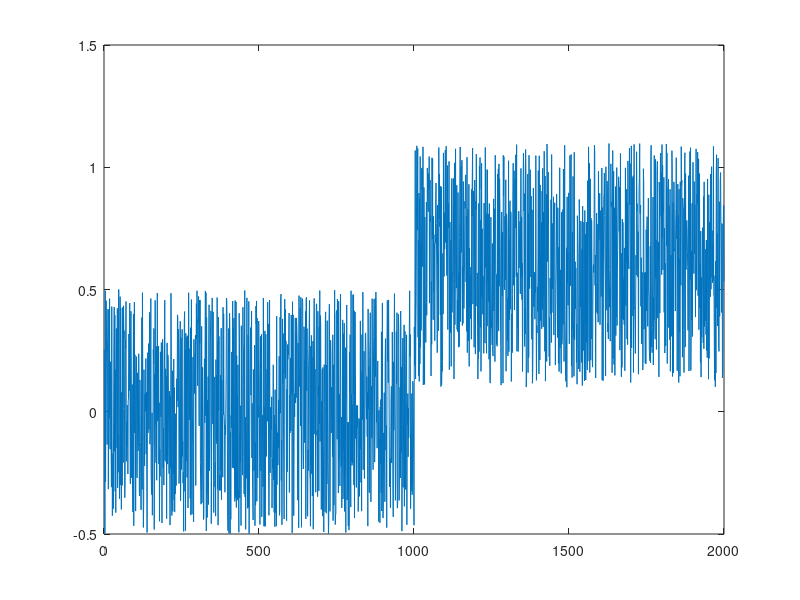

The MATLAB source for this figure:
%%
% This code is made by:
% Jorge Bonekamp
% Gerardo Moyers
% Casper Spronk
%% Deterministic Limit Checks
mean_change = 0.1;
x = rand(1,1000) - 0.5;
x = [x mean_change+rand(1,1000)]

plot(x)